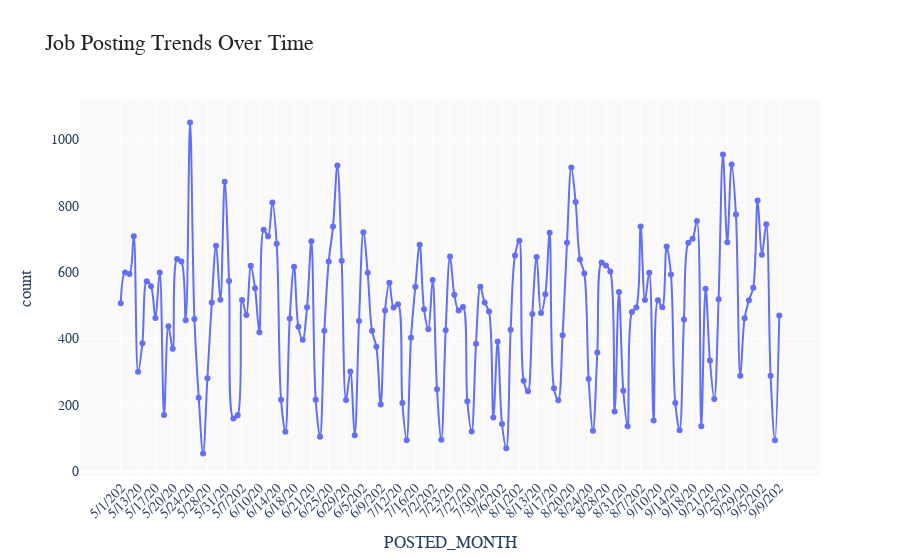

The notebook cell this image was saved under:
### Markdown cell above
# Job Posting Trends Over Time
- Analyze how job postings fluctuate over time.
- **Aggregate Data**
  - Count job postings per **posted date (`POSTED`)**.
- **Visualize results**
  - Create a **line chart** where:
    - **X-axis** = `POSTED`
    - **Y-axis** = `Number of Job Postings`
  - Apply custom colors and font styles.
- **Explanation:** Write two sentences about what the graph reveals.

### Code cell
# Your code for 3rd question here
from pyspark.sql.functions import col

df_trend = df.filter(col("POSTED").isNotNull())
df_trend = df_trend.withColumn("POSTED_MONTH", col("POSTED").substr(1, 7))

df_monthly = df_trend.groupBy("POSTED_MONTH").count().orderBy("POSTED_MONTH")
pdf_monthly = df_monthly.toPandas()

import plotly.express as px

fig = px.line(
    pdf_monthly,
    x="POSTED_MONTH",
    y="count",
    title="Job Posting Trends Over Time",
    markers=True,
    line_shape="spline"
)

fig.update_layout(
    xaxis_tickangle=-45,
    font_family="Tahoma",
    font_size=14,
    title_font=dict(size=22, family="Georgia", color="#222222"),
    plot_bgcolor="#F9F9F9",
    paper_bgcolor="#FFFFFF"
)

fig.show()

### Figure 1 — Plotly figure (JSON) as saved in the notebook; plotly's stock layout.template omitted (floating-point values rounded to 4 significant figures; data arrays with more than 128 entries replaced by an {"elided": "..."} marker saying what was removed)
{"data": [{"hovertemplate": "POSTED_MONTH=%{x}<br>count=%{y}<extra></extra>", "legendgroup": "", "line": {"color": "#636efa", "dash": "solid", "shape": "spline"}, "marker": {"symbol": "circle"}, "mode": "lines+markers", "name": "", "orientation": "v", "showlegend": false, "type": "scatter", "x": {"elided": "153 str values"}, "xaxis": "x", "y": {"elided": "153 int values"}, "yaxis": "y"}], "layout": {"font": {"family": "Tahoma", "size": 14}, "legend": {"tracegroupgap": 0}, "paper_bgcolor": "#FFFFFF", "plot_bgcolor": "#F9F9F9", "title": {"font": {"color": "#222222", "family": "Georgia", "size": 22}, "text": "Job Posting Trends Over Time"}, "xaxis": {"anchor": "y", "domain": [0, 1], "tickangle": -45, "title": {"text": "POSTED_MONTH"}}, "yaxis": {"anchor": "x", "domain": [0, 1], "title": {"text": "count"}}}}
